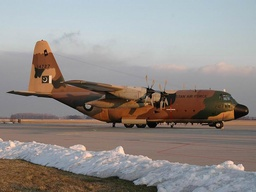
#> input picture c130.jpg, 256 x 192 px, shrunk from 970 x 728 before the run
$ jupyter execute --allow-errors 'Contextual and Localized Image Processing.ipynb'   (older library calls are emulated)
#> lines starting #> are read from the running program, lines starting #| are printed output that depends on the picture; after the words box and inside, x2 and y2 are one past the last pixel; in counts of white or black regions, pixels touching at a corner belong together
[cell 1]
import cv2
import matplotlib.pyplot as plt

# ---------------------------
# 1. Image Loading
# ---------------------------
img_path = 'c130.jpg'
img = cv2.imread(img_path, cv2.IMREAD_COLOR)
#> img is the input picture: shape (192, 256, 3); mean B, G, R 136.1, 139.7, 146

# Check if the image exists
if img is None:
    print("Error loading image. Check the file path.")
    exit()

# Convert to grayscale (ORB works better on grayscale)
img_gray = cv2.cvtColor(img, cv2.COLOR_BGR2GRAY)
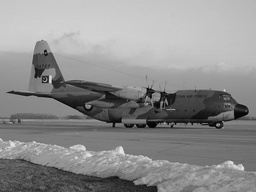
#> img_gray: shape (192, 256); min 0, max 232, mean 141.2

# ---------------------------
# 2. Feature Detection (ORB)
# ---------------------------
orb = cv2.ORB_create()

# Detect keypoints
keypoints = orb.detect(img_gray, None)
#> keypoints = 378 keypoints; strongest (x, y, size): (45, 78, 31), (219, 124, 31), (47, 82, 31), (46, 76, 31)

# Compute descriptors (optional, helpful for matching features)
keypoints, descriptors = orb.compute(img_gray, keypoints)

# Draw detected keypoints on the image
img_with_keypoints = cv2.drawKeypoints(img, keypoints, None, color=(0, 255, 0), flags=0)

# ---------------------------
# 3. Sliding Window
# ---------------------------
window_size = (64, 64)  # Example window size
step_size = 32  # Step size for moving the window

for y in range(0, img_gray.shape[0], step_size):
    for x in range(0, img_gray.shape[1], step_size):
        # Extract the window region
        window = img_gray[y:y + window_size[0], x:x + window_size[1]]

        # Process the window (here, we simply count features)
        window_keypoints = [kp for kp in keypoints if kp.pt[0] >= x and kp.pt[0] < x + window_size[0]
                                                 and kp.pt[1] >= y and kp.pt[1] < y + window_size[1]]
        num_features = len(window_keypoints)

        # Do something with this information (e.g., highlight regions with many features)
        if num_features > 10:  # Arbitrary threshold
            cv2.rectangle(img, (x, y), (x + window_size[0], y + window_size[1]), (0, 0, 255), 2)
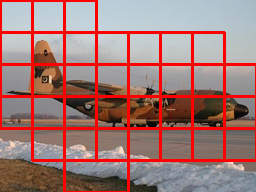
#> img: shape (192, 256, 3); 14.46% of pixels changed, all inside (x1, y1, x2, y2) = (0, 0, 256, 192)

# ---------------------------
# 4. Visualization
# ---------------------------
plt.figure(figsize=(10, 6))
plt.subplot(121), plt.imshow(cv2.cvtColor(img, cv2.COLOR_BGR2RGB)), plt.title('Original')
plt.subplot(122), plt.imshow(cv2.cvtColor(img_with_keypoints, cv2.COLOR_BGR2RGB)), plt.title('ORB Features')
plt.show()

[cell 2]
import cv2
import matplotlib.pyplot as plt
from skimage.feature import hog
from skimage import exposure

# ---------------------------
# 1. Image Loading
# ---------------------------
img_path = 'c130.jpg'
img = cv2.imread(img_path, cv2.IMREAD_COLOR)

# Check if the image exists
if img is None:
    print("Error loading image. Check the file path.")
    exit()

# Convert to grayscale
img_gray = cv2.cvtColor(img, cv2.COLOR_BGR2GRAY)

# ---------------------------
# 2. HOG Feature Computation
# ---------------------------
fd, hog_image = hog(img_gray, orientations=9, pixels_per_cell=(8, 8),
                    cells_per_block=(2, 2), visualize=True, multichannel=False)

# ---------------------------
# 3. Visualization
# ---------------------------
fig, (ax1, ax2) = plt.subplots(1, 2, figsize=(10, 6), sharex=True, sharey=True)

ax1.axis('off')
ax1.imshow(cv2.cvtColor(img, cv2.COLOR_BGR2RGB)), ax1.set_title('Input image')

# Rescale histogram for better display
hog_image_rescaled = exposure.rescale_intensity(hog_image, in_range=(0, 10))

ax2.axis('off')
ax2.imshow(hog_image_rescaled, cmap=plt.cm.gray), ax2.set_title('Histogram of Oriented Gradients')
plt.show()

[cell 3]
import cv2
import numpy as np
import matplotlib.pyplot as plt
from skimage import exposure

# Re-define the custom HOG function
def custom_hog(image):
    # Calculate gradients
    gx = cv2.Sobel(image, cv2.CV_32F, 1, 0)
    gy = cv2.Sobel(image, cv2.CV_32F, 0, 1)
    mag, angle = cv2.cartToPolar(gx, gy, angleInDegrees=True)
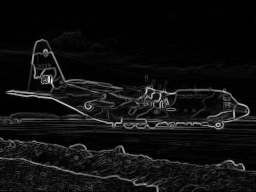
#> mag: shape (192, 256) float32; min 0, max 724.3, mean 46.5; drawn with min black and max white
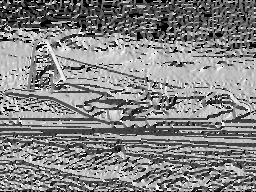
#> angle: shape (192, 256) float32; min 0, max 359.6, mean 186.4; drawn with min black and max white

    # Orientation binning
    bins = np.linspace(0, 180, orientations, endpoint=False)
    cell_hist = np.zeros((image.shape[0] // pixels_per_cell[0],
                          image.shape[1] // pixels_per_cell[1],
                          orientations))
    for i in range(cell_hist.shape[0]):
        for j in range(cell_hist.shape[1]):
            cell_mag = mag[i * pixels_per_cell[0]: (i + 1) * pixels_per_cell[0],
                           j * pixels_per_cell[1]: (j + 1) * pixels_per_cell[1]]
            cell_ang = angle[i * pixels_per_cell[0]: (i + 1) * pixels_per_cell[0],
                             j * pixels_per_cell[1]: (j + 1) * pixels_per_cell[1]]
            hist = np.histogram(cell_ang, bins=np.append(bins, 180), weights=cell_mag)[0]

            cell_hist[i, j, :] = hist  # Fill the histogram for each cell

    # Block normalization
    hog_features = []
    for i in range(cell_hist.shape[0] - cells_per_block[0] + 1):
        for j in range(cell_hist.shape[1] - cells_per_block[1] + 1):
            block = cell_hist[i:i + cells_per_block[0], j:j + cells_per_block[1], :]
            block_norm = np.linalg.norm(block, axis=2, keepdims=True) + 1e-5  # Avoid division by zero
            normalized_block = block / block_norm
            hog_features.extend(normalized_block.ravel())
#> after the loop, hog_features = 723900 items

    # Visualization
    hog_image = np.zeros((image.shape[0], image.shape[1]))
    for i in range(cell_hist.shape[0]):
        for j in range(cell_hist.shape[1]):
            cell_mag = cell_hist[i, j, :]
            cell_mag = cell_mag / np.linalg.norm(cell_mag) + 1e-5  # Avoid division by zero
            hog_image[i * pixels_per_cell[0]:(i + 1) * pixels_per_cell[0],
                      j * pixels_per_cell[1]:(j + 1) * pixels_per_cell[1]] = cell_mag.max()
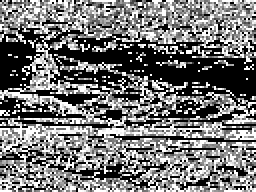
#> hog_image: shape (192, 256) float64; 36.53% of the values are NaN or infinite; the others: min 0.511, max 1, mean 0.864; drawn with min black, max white, NaN and infinite black

    return np.array(hog_features), hog_image

# Load the image
img_path = 'c130.jpg'
img = cv2.imread(img_path, cv2.IMREAD_COLOR)

# Convert to grayscale and compute HOG features
img_gray = cv2.cvtColor(img, cv2.COLOR_BGR2GRAY)

# Define the parameters for HOG feature computation
orientations = 15
pixels_per_cell = (2, 2)
cells_per_block = (2, 2)
hog_features, hog_image = custom_hog(img_gray)

# Rescale the HOG image for better visualization
hog_image_rescaled = exposure.rescale_intensity(hog_image, in_range=(0, 10))

# Create figure for plotting
fig, (ax1, ax2) = plt.subplots(1, 2, figsize=(10, 6), sharex=True, sharey=True)

# Show
# Show original image
ax1.axis('off')
ax1.imshow(cv2.cvtColor(img, cv2.COLOR_BGR2RGB))
ax1.set_title('Input image')

# Show HOG image
ax2.axis('off')
ax2.imshow(hog_image_rescaled, cmap=plt.cm.gray)
ax2.set_title('Histogram of Oriented Gradients')
plt.show()
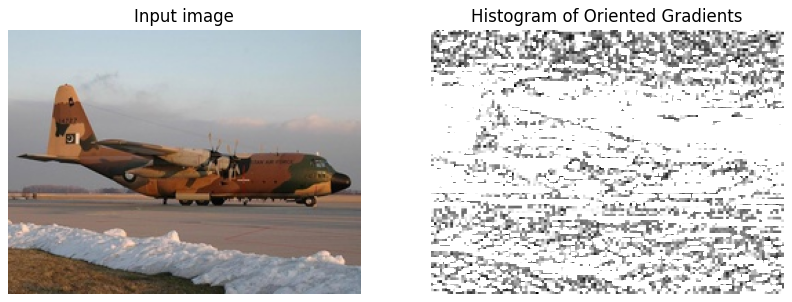
#> figure drawn by matplotlib, 2 panels

# Semantic Segmentation

[cell 4]
import cv2
import numpy as np
from PIL import Image
import matplotlib.pyplot as plt

import torch
import torchvision.models as models
import torchvision.transforms as T

# 1. Load the image
image_path = "c130.jpg"
image = cv2.imread(image_path)
image = cv2.cvtColor(image, cv2.COLOR_BGR2RGB)  # BGR to RGB

# 2. Convert NumPy array to PIL Image
image = Image.fromarray(image)

# 3. Preprocess the image
#> (the rest of this cell did not finish here and is left out)

[cell 5]
import pycrfsuite
import numpy as np
import matplotlib.pyplot as plt
from skimage import io

# Load the image
image = io.imread('c130.jpg')

# Prepare features (replace with your feature extraction logic)
# Here, we'll use simple pixel intensities and coordinates
X = np.dstack([image,
               np.tile(np.arange(image.shape[0])[:, np.newaxis], (1, image.shape[1])),
               np.tile(np.arange(image.shape[1])[np.newaxis, :], (image.shape[0], 1))])

# Prepare features (with string conversion)
X_str = []
for row in X:
    row_str = [str(feature) for feature in row]
    X_str.append(row_str)
#> after the loop, X_str = 192 items

# Prepare labels in the correct format
#> (the rest of this cell did not finish here and is left out)

[cell 6]
import cv2
import matplotlib.pyplot as plt

# Load the image (make sure you have c130.jpg in the same directory)
img = cv2.imread('c130.jpg')

# Convert to grayscale for feature detection
gray = cv2.cvtColor(img, cv2.COLOR_BGR2GRAY)

# Create a SIFT detector object
sift = cv2.SIFT_create()

# Detect keypoints and compute descriptors
keypoints, descriptors = sift.detectAndCompute(gray, None)
#> keypoints = 182 keypoints; strongest (x, y, size): (50, 81, 2), (218, 125, 2.3), (150, 92, 5.4), (241, 112, 9.2)

# Draw detected keypoints on the image
img_with_keypoints = cv2.drawKeypoints(img, keypoints, outImage=None, flags=cv2.DRAW_MATCHES_FLAGS_DRAW_RICH_KEYPOINTS)

# Visualize original and modified images
plt.figure(figsize=(10, 5))
plt.subplot(121), plt.imshow(img), plt.title('Original Image')
plt.subplot(122), plt.imshow(img_with_keypoints), plt.title('Image with Keypoints')
plt.show()
#> figure, not shown here; B, G, R data is drawn as R, G, B

# Feature matching (For illustration)
# For robust matching, consider using techniques like FLANN or the Brute-Force matcher

[cell 7]
import cv2
import matplotlib.pyplot as plt

# Load the image
img1 = cv2.imread('c130.jpg', 0)  # Image to search in
#> img1: shape (192, 256); min 0, max 234, mean 141.2
img2 = cv2.imread('c130.jpg', 0)  # Use the same image for illustration

# Initiate SIFT detector
sift = cv2.SIFT_create()

# Find the keypoints and descriptors with SIFT
kp1, des1 = sift.detectAndCompute(img1, None)
#> kp1 has the same summary as keypoints
kp2, des2 = sift.detectAndCompute(img2, None)
#> kp2 has the same summary as keypoints

# --- 1. Brute-Force Matching ---
bf = cv2.BFMatcher()
matches = bf.knnMatch(des1, des2, k=2)
#> matches = 182 matches

# Apply ratio test (filter out potentially incorrect matches)
good_matches = []
for m, n in matches:
    if m.distance < 0.75 * n.distance:
        good_matches.append([m])
#> after the loop, good_matches = 182 matches

# Draw matches
img_matches_bf = cv2.drawMatchesKnn(img1, kp1, img2, kp2, good_matches, None, flags=2)

# -- 2. FLANN based Matching --
FLANN_INDEX_KDTREE = 1
index_params = dict(algorithm=FLANN_INDEX_KDTREE, trees=5)
search_params = dict(checks=50)

flann = cv2.FlannBasedMatcher(index_params, search_params)
matches = flann.knnMatch(des1, des2, k=2)

# Apply ratio test
good_matches = []
for m, n in matches:
    if m.distance < 0.7 * n.distance:  # May need to adjust the threshold
        good_matches.append([m])

# Draw matches
img_matches_flann = cv2.drawMatchesKnn(img1, kp1, img2, kp2, good_matches, None, flags=2)
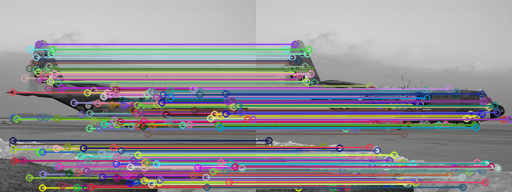
#> img_matches_flann: shape (192, 512, 3); mean of channels 0, 1, 2 147.4, 142.9, 146; drawn as B, G, R


# Display results
plt.figure(figsize=(12, 5))
plt.subplot(121), plt.imshow(img_matches_bf), plt.title('Brute-Force Matching')
plt.subplot(122), plt.imshow(img_matches_flann), plt.title('FLANN Matching')
plt.show()

[cell 8]
import cv2
import numpy as np
import matplotlib.pyplot as plt

def process_frame(frame, background_gray, backSub):
    # Convert to grayscale
    gray = cv2.cvtColor(frame, cv2.COLOR_BGR2GRAY)

    # --- 1. Simple Frame Differencing ---
    diff = cv2.absdiff(gray, background_gray)
#> diff: shape (192, 256); every value is 0
    _, mask_diff = cv2.threshold(diff, 30, 255, cv2.THRESH_BINARY)

    # --- 2. BackgroundSubtractorMOG2 ---
    mask_mog2 = backSub.apply(frame)
#> mask_mog2: shape (192, 256); every value is 127

    return mask_diff, mask_mog2

# Load the image
image = cv2.imread('c130.jpg')

# Check if the image opened successfully
if image is None:
    print("Error opening image. Check the path or file format.")
    exit()

background_gray = cv2.cvtColor(image, cv2.COLOR_BGR2GRAY)
backSub = cv2.createBackgroundSubtractorMOG2()

# Process the image (we'll do this just once)
mask_diff, mask_mog2 = process_frame(image, background_gray, backSub)

# Display the results
cv2.imshow('Original', image)
cv2.imshow('Frame Differencing Mask', mask_diff)
cv2.imshow('MOG2 Mask', mask_mog2)

cv2.waitKey(0)  # Wait indefinitely for a key press
cv2.destroyAllWindows()

[cell 9]
import cv2
import numpy as np
import matplotlib.pyplot as plt

def process_frame(frame, background_gray, backSub):
    # Convert to grayscale
    gray = cv2.cvtColor(frame, cv2.COLOR_BGR2GRAY)

    # --- 1. Simple Frame Differencing ---
    diff = cv2.absdiff(gray, background_gray)
    _, mask_diff = cv2.threshold(diff, 30, 255, cv2.THRESH_BINARY)

    # --- 2. BackgroundSubtractorMOG2 ---
    mask_mog2 = backSub.apply(frame)

    return mask_diff, mask_mog2

# Load the image
image = cv2.imread('c130.jpg')

# Check if the image opened successfully
if image is None:
    print("Error opening image. Check the path or file format.")
    exit()

# Background modeling
background_gray = cv2.cvtColor(image, cv2.COLOR_BGR2GRAY)
backSub = cv2.createBackgroundSubtractorMOG2()
mask_diff, mask_mog2 = process_frame(image, background_gray, backSub)

# C130 enhancement and subtraction
enhanced_image = image.copy()  # Create a copy to avoid modifying the original

# (Enhancement logic - you'll need to define how you want to enhance based on the mask)
# Example: Increase brightness where the mask_mog2 is white (foreground)
enhanced_image[mask_mog2 == 255] += 50

# Subtract 130
subtracted_image = image - 130
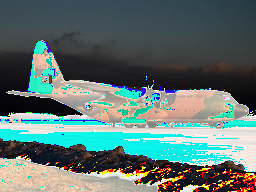
#> subtracted_image: shape (192, 256, 3); mean B, G, R 111.3, 115.1, 93.5
subtracted_image = np.clip(subtracted_image, 0, 255).astype(np.uint8)  # Ensure values stay within 0-255

# Visualization with matplotlib
plt.figure(figsize=(12, 6))

plt.subplot(231), plt.imshow(image, cmap='gray'), plt.title('Original')
plt.subplot(232), plt.imshow(mask_diff, cmap='gray'), plt.title('Frame Differencing Mask')
plt.subplot(233), plt.imshow(mask_mog2, cmap='gray'), plt.title('MOG2 Mask')
plt.subplot(235), plt.imshow(enhanced_image, cmap='gray'), plt.title('Enhanced Image')
plt.subplot(236), plt.imshow(subtracted_image, cmap='gray'), plt.title('Subtracted Image')

plt.tight_layout()
plt.show()
#> figure, not shown here; B, G, R data is drawn as R, G, B

[cell 10]
import cv2
import numpy as np
import matplotlib.pyplot as plt

def process_frame(frame, background_gray, backSub):
    # Convert to grayscale
    gray = cv2.cvtColor(frame, cv2.COLOR_BGR2GRAY)

    # --- 1. Simple Frame Differencing ---
    diff = cv2.absdiff(gray, background_gray)
    _, mask_diff = cv2.threshold(diff, 30, 255, cv2.THRESH_BINARY)

    # --- 2. BackgroundSubtractorMOG2 ---
    mask_mog2 = backSub.apply(frame)

    return mask_diff, mask_mog2

# Load the image
image = cv2.imread('c130.jpg')

# Check if the image opened successfully
if image is None:
    print("Error opening image. Check the path or file format.")
    exit()

# Background modeling (consider adaptive thresholding or color segmentation in mask_mog2)
background_gray = cv2.cvtColor(image, cv2.COLOR_BGR2GRAY)
backSub = cv2.createBackgroundSubtractorMOG2()
mask_diff, mask_mog2 = process_frame(image, background_gray, backSub)

# Enhancement (mask visualization and adjust the threshold if needed)
color_mask = cv2.applyColorMap(mask_mog2, cv2.COLORMAP_JET)  # Apply colormap for visualization

# Example: Slightly reduce brightness in foreground regions (optional)
color_mask[color_mask > 128] =  (color_mask[color_mask > 128] * 0.8).astype(np.uint8)
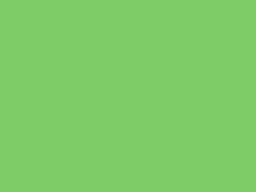
#> color_mask: shape (192, 256, 3); mean B, G, R 104, 204, 126

# Subtract 130
subtracted_image = image - 130
subtracted_image = np.clip(subtracted_image, 0, 255).astype(np.uint8)

# Visualization with matplotlib
plt.figure(figsize=(12, 6))

plt.subplot(231), plt.imshow(image), plt.title('Original')
plt.subplot(232), plt.imshow(mask_diff, cmap='gray'), plt.title('Frame Differencing Mask')
plt.subplot(233), plt.imshow(mask_mog2, cmap='gray'), plt.title('MOG2 Mask')
plt.subplot(235), plt.imshow(color_mask), plt.title('Enhanced Mask')
plt.subplot(236), plt.imshow(subtracted_image), plt.title('Subtracted Image')

plt.tight_layout()
plt.show()
#> figure, not shown here; B, G, R data is drawn as R, G, B

[cell 11]
import cv2
import numpy as np
import matplotlib.pyplot as plt

def adaptive_gaussian_filter(image, kernel_size=3, sigma_space=3, sigma_color=0.1):
    """Applies adaptive Gaussian filtering to an image.

    Args:
        image: The input image (BGR or grayscale).
        kernel_size: The size of the Gaussian kernel (odd number).
        sigma_space: Standard deviation in the spatial domain.
        sigma_color: Standard deviation in the color/intensity domain.

    Returns:
        The filtered image.
    """
#> called with kernel_size = 5, sigma_space = 5, sigma_color = 0.2

    if len(image.shape) == 2:  # Grayscale image
        image = cv2.cvtColor(image, cv2.COLOR_GRAY2BGR)

    # Pad the image for boundary handling
    pad_amount = kernel_size // 2
    padded_image = cv2.copyMakeBorder(image, pad_amount, pad_amount, pad_amount, pad_amount,
                                      cv2.BORDER_REFLECT_101)

    filtered_image = np.zeros_like(image)

    # Apply filtering to each pixel
    for i in range(pad_amount, padded_image.shape[0] - pad_amount):
        for j in range(pad_amount, padded_image.shape[1] - pad_amount):
            window = padded_image[i - pad_amount:i + pad_amount + 1,
                                  j - pad_amount:j + pad_amount + 1]

            # Calculate local mean and standard deviation
            local_mean = np.mean(window)
            local_std = np.std(window)

            # Calculate per-channel local means
            local_mean_array = np.mean(window, axis=(0, 1))

            # Correctly reshape local_mean_array for broadcasting
            # This creates a (1, 1, 3) array which can be broadcasted across the window's spatial dimensions
            local_mean_array = local_mean_array.reshape(1, 1, 3)

            # Ensure that (sigma_space ** 2 + local_std ** 2) has the same shape as window for broadcasting
            denominator_space = np.full(window.shape[:2], sigma_space ** 2 + local_std ** 2)

            # Replicate the spatial denominator for each color channel
            denominator_space_broadcasted = np.repeat(denominator_space[:, :, np.newaxis], 3, axis=2)

            # Calculate Gaussian weights with adaptive sigma for spatial component
            gaussian_weights_spatial = np.exp(-0.5 * (np.square(window - local_mean_array) / denominator_space_broadcasted))

            # Calculate Gaussian weights for color component
            gaussian_weights_color = np.exp(-0.5 * (np.square(window - local_mean_array) / (sigma_color ** 2)))

            # Combine spatial and color weights
            gaussian_weights = gaussian_weights_spatial * gaussian_weights_color

            # Normalize weights
            gaussian_weights /= np.sum(gaussian_weights, axis=(0, 1), keepdims=True)

            # Apply weights to calculate the filtered pixel value
            filtered_pixel = np.sum(window * gaussian_weights, axis=(0, 1))

            # Set the filtered pixel value in the output image
            filtered_image[i - pad_amount, j - pad_amount] = filtered_pixel

#             filtered_image[i - pad_amount, j - pad_amount] = np.sum(window * gaussian_weights, axis=(0, 1))

    return filtered_image

# Load the image (make sure to replace with your image path)
image = cv2.imread('c130.jpg')

# Apply the adaptive Gaussian filter
filtered_image = adaptive_gaussian_filter(image, kernel_size=5, sigma_space=5, sigma_color=0.2)

# Display the original and filtered images
plt.figure(figsize=(12, 6))
plt.subplot(121), plt.imshow(cv2.cvtColor(image, cv2.COLOR_BGR2RGB)), plt.title('Original')
plt.subplot(122), plt.imshow(cv2.cvtColor(filtered_image, cv2.COLOR_BGR2RGB)), plt.title('Filtered')
plt.show()
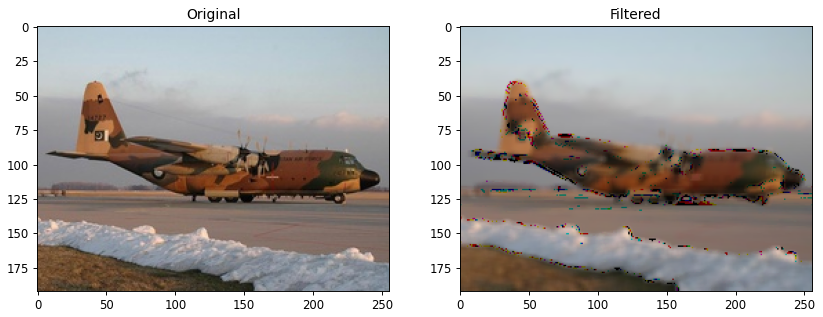
#> figure drawn by matplotlib, 2 panels
